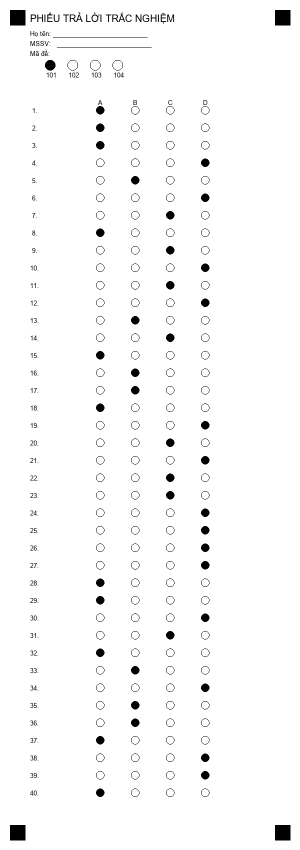
#> input picture app/samples/answer_sheet_template.png, 600 x 1700 px (shown at 1/2 size)
$ python -i detect.py   (imports and definitions only)
#> lines starting #> are read from the running program, lines starting #| are printed output that depends on the picture; after the words box and inside, x2 and y2 are one past the last pixel; in counts of white or black regions, pixels touching at a corner belong together
import cv2
import numpy as np
from typing import Dict

# Hằng số — phải khớp với generate_sheet.py
NUM_QUESTIONS  = 40
NUM_CHOICES    = 4
START_X        = 180 + 20
START_Y        = 200 + 20
COL_GAP        = 70
ROW_GAP        = 35
RADIUS         = 8
TOLERANCE      = 10
W, H           = 600, 1700
MARKER_SIZE    = 30
MARGIN         = 20
CODE_X         = 20 + 40
CODE_Y         = 20 + 100 + 10
CODE_GAP       = 45
R_CODE         = 10
EXAM_CODES_ALL = ["101", "102", "103", "104"]


def detect_answers(image_path: str) -> Dict[int, str]:
    """
    Đọc ảnh bài thi, trả về dict {question_order: answer_letter}.
    Đây là hàm được gọi bởi OMRService.
    """
    labels = ["A", "B", "C", "D"]
    try:
        img, thresh      = _preprocess(image_path)
        corners          = _find_corners(thresh)
        if corners is not None:
            warped, warped_thresh = _perspective_transform(img, thresh, corners)
        else:
            print("[WARN] Không tìm thấy đủ marker, dùng ảnh gốc")
            warped_thresh = thresh

        detected_indices = _read_omr(warped_thresh)  # list[int], index 0-3
        return {i + 1: labels[idx] for i, idx in enumerate(detected_indices)}

    except Exception as e:
        print(f"[OMR detect error] {e}")
        return {}


def _preprocess(img_path: str):
#> called with img_path = '../samples/answer_sheet_template.png'
    img    = cv2.imread(img_path)
#> img is the input picture: shape (1700, 600, 3); min 0, max 255, mean 249.4
    if img is None:
        raise ValueError(f"Không đọc được ảnh: {img_path}")
    gray   = cv2.cvtColor(img, cv2.COLOR_BGR2GRAY)
    blur   = cv2.GaussianBlur(gray, (5, 5), 0)
    thresh = cv2.threshold(blur, 0, 255, cv2.THRESH_BINARY_INV + cv2.THRESH_OTSU)[1]
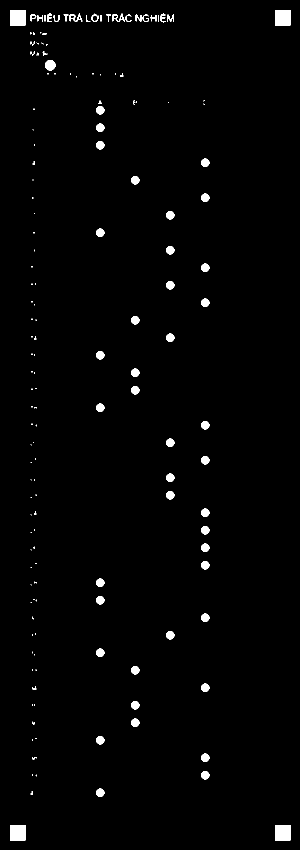
#> thresh: shape (1700, 600) (shown at 1/2 size); 1.5% white; 161 white regions (88 under 20 px)
    return img, thresh


def _find_corners(thresh):
    img_h, img_w = thresh.shape[:2]
#> img_h = 1700; img_w = 600
    contours, _  = cv2.findContours(thresh, cv2.RETR_EXTERNAL, cv2.CHAIN_APPROX_SIMPLE)
#> contours = 161 contours, 99 with area under 20; largest, box (x1, y1, x2, y2) and area: (550, 1650, 581, 1681) 900, (20, 1650, 51, 1681) 900, (550, 20, 581, 51) 900, (20, 20, 51, 51) 900, (90, 120, 111, 141) 320
    candidates   = []
    for cnt in contours:
        x, y, w, h = cv2.boundingRect(cnt)
        if not (20 <= w <= 45 and 20 <= h <= 45 and abs(w - h) < 8):
            continue
        area     = cv2.contourArea(cnt)
        solidity = area / (w * h)
        if solidity < 0.85:
            continue
        cx = x + w // 2
        cy = y + h // 2
        in_left   = cx < img_w * 0.25
        in_right  = cx > img_w * 0.75
        in_top    = cy < img_h * 0.25
        in_bottom = cy > img_h * 0.75
        if not ((in_left or in_right) and (in_top or in_bottom)):
            continue
        candidates.append((x, y, w, h))
#> this loop made 161 passes
#> (cnt, x, y, w, h) on passes 5, 6, 10: ([[72, 1549], [72, 1550], [71, 1551], [72, 1552]], 71, 1549, 2, 4), ([[65, 1548], [64, 1549], [64, 1550], [65, 1551]], 64, 1548, 2, 4), ([[64, 1479], [64, 1480], [65, 1481], [65, 1479]], 64, 1479, 2, 3)
#> after the loop, candidates = [(550, 1650, 31, 31), (20, 1650, 31, 31), (550, 20, 31, 31), (20, 20, 31, 31)]

    if len(candidates) != 4:
        print(f"[WARN] Tìm được {len(candidates)} marker, cần 4!")
        return None

    candidates.sort(key=lambda m: (m[1], m[0]))
    top    = sorted(candidates[:2], key=lambda m: m[0])
#> top = [(20, 20, 31, 31), (550, 20, 31, 31)]
    bottom = sorted(candidates[2:], key=lambda m: m[0])
#> bottom = [(20, 1650, 31, 31), (550, 1650, 31, 31)]
    tl, tr, bl, br = top[0], top[1], bottom[0], bottom[1]
#> tl = (20, 20, 31, 31); tr = (550, 20, 31, 31); bl = (20, 1650, 31, 31); br = (550, 1650, 31, 31)

    def center(m): return [m[0] + m[2] // 2, m[1] + m[3] // 2]
    return np.float32([center(tl), center(tr), center(bl), center(br)])
#> in detect_answers, `corners          = _find_corners(thresh)`: corners = [[35, 35], [565, 35], [35, 1665], [565, 1665]]


def _perspective_transform(img, thresh, corners):
    MARKER_CENTER = MARGIN + MARKER_SIZE // 2
    dst = np.float32([
        [MARKER_CENTER,     MARKER_CENTER    ],
        [W - MARKER_CENTER, MARKER_CENTER    ],
        [MARKER_CENTER,     H - MARKER_CENTER],
        [W - MARKER_CENTER, H - MARKER_CENTER],
    ])
    M = cv2.getPerspectiveTransform(corners, dst)
#> M = [[1, 0, 0], [0, 1, 0], [0, 0, 1]]
    return (cv2.warpPerspective(img,    M, (W, H)),
            cv2.warpPerspective(thresh, M, (W, H)))


def _read_omr(warped_thresh) -> list:
    results = []
    for i in range(NUM_QUESTIONS):
        cy     = START_Y + i * ROW_GAP
        counts = []
        for j in range(NUM_CHOICES):
            cx = START_X + j * COL_GAP
            x1 = max(0, cx - TOLERANCE)
            y1 = max(0, cy - TOLERANCE)
            x2 = min(warped_thresh.shape[1], cx + TOLERANCE)
            y2 = min(warped_thresh.shape[0], cy + TOLERANCE)
            counts.append(cv2.countNonZero(warped_thresh[y1:y2, x1:x2]))
        results.append(int(np.argmax(counts)))
#> after the loop, results = 40 values, max 3 at index 3, min 0 at index 0, mean 1.62
    return results

>>> result = detect_answers('../samples/answer_sheet_template.png')
#> in detect_answers, `detected_indices = _read_omr(warped_thresh)`: detected_indices has the same summary as results in _read_omr
#> result = 40 items
